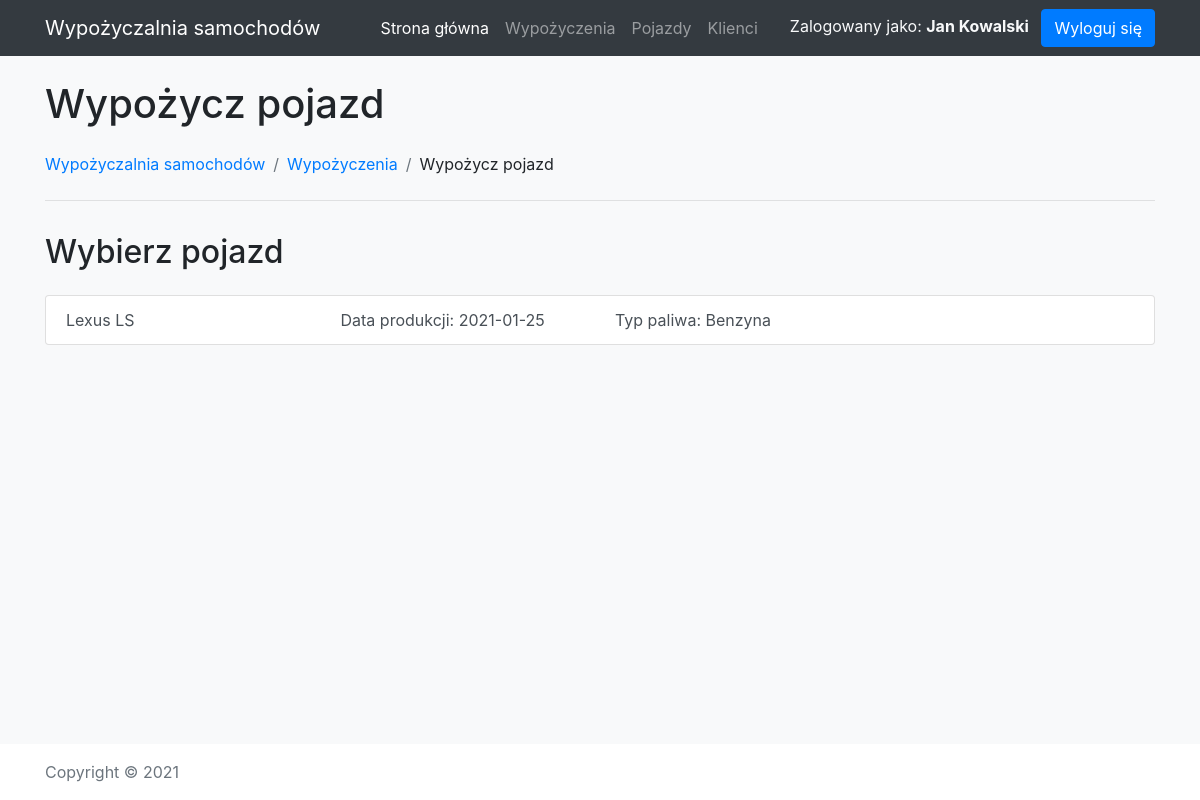
The app's page /add-rental.php?segment=B (signed in) with its own data.
### tables this page shows
CREATE TABLE vehicles (
    id INT NOT NULL AUTO_INCREMENT PRIMARY KEY,
    manufacturer VARCHAR(124),
    model VARCHAR(124),
    segment VARCHAR(64),
    describtion VARCHAR(124),
    production_date DATE,
    first_registration_date DATE,
    color VARCHAR(124),
    doors_count INT,
    engine_displacement DOUBLE,
    fuel_type VARCHAR(32)
);

### add-rental.php (the view, shortened to what this page needs)
<?php
require_once('./common/bootstrap.php');
require_once('templates/header.php');
$segment = $_GET['segment'] ?? $_POST['segment'] ?? null;
$vehicleId = $_GET['vehicleId'] ?? $_POST['vehicleId'] ?? null;
$customerId = $_GET['customerId'] ?? $_POST['customerId'] ?? null;
$fromDate = $_GET['fromDate'] ?? $_POST['fromDate'] ?? null;
$toDate = $_GET['toDate'] ?? $_POST['toDate'] ?? null;
function segmentStep() { ?>
<?php }
function vehicleStep() {
    global $dbConnection, $segment;
    $segmentEscaped = $dbConnection->real_escape_string($segment);
    $sql = "SELECT * FROM vehicles WHERE segment = '$segmentEscaped'";
    $vehicles = $dbConnection->query($sql)->fetch_all(MYSQLI_ASSOC);
    ?>
    <h2 class="mb-4">Wybierz pojazd</h2>
    <div class="list-group">
        <?php foreach($vehicles as $vehicle): ?>
            <a href="add-rental.php?vehicleId=<?=$vehicle['id']?>" class="list-group-item list-group-item-action">
                <div class="row">
                    <div class="col-3">
                        <?=$vehicle['manufacturer'].' '.$vehicle['model']?>
                    </div>
                    <div class="col-3">
                        Data produkcji: <?=$vehicle['production_date']?>
                    </div>
                    <div class="col-3">
                        Typ paliwa: <?=PETROL_TYPE[$vehicle['fuel_type']]?>
                    </div>
                </div>
            </a>
        <?php endforeach ?>
    </div>
    <?php
}
    ?>
    <?php
if (!$segment && !$vehicleId) {
    segmentStep();
} elseif (!$vehicleId) {
    vehicleStep();
} elseif (!$customerId) {
    customerStep();
} elseif (!$fromDate || !$toDate) {
    dateRangeStep();
} else {
    summaryStep();
}
require_once('templates/footer.php');

### records on screen
vehicles: manufacturer "Lexus", model "LS", production_date "2021-01-25", fuel_type "Benzyna"

### other values on screen
$_SESSION['loggedUser']['firstName'] "Jan"
$_SESSION['loggedUser']['lastName'] "Kowalski"
$params['title'] "Wypożycz pojazd"
$breadcrumb['label'] "Wypożyczalnia samochodów"
$breadcrumb['label'] "Wypożyczenia"
$breadcrumb['label'] "Wypożycz pojazd"
